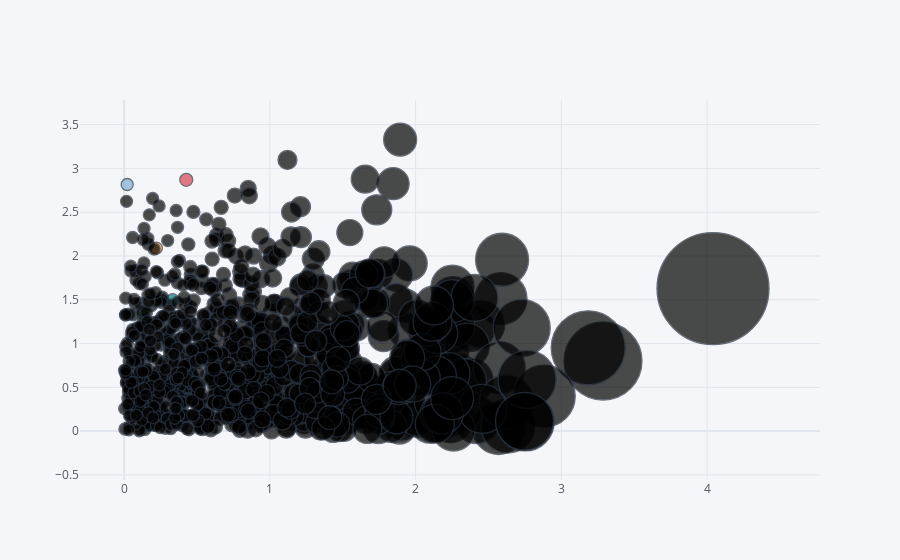

Notebook code cell kept with this figure:
### Code cell
df2.iplot(kind='bubble', x='alfa', y='beta', size='gama')

### Figure 1 — Plotly figure (JSON) as saved in the notebook; plotly's stock layout.template omitted (floating-point values rounded to 4 significant figures; data arrays with more than 128 entries replaced by an {"elided": "..."} marker saying what was removed)
{"data": [{"marker": {"color": ["rgb(255, 153, 51)", "rgb(55, 128, 191)", "rgb(50, 171, 96)", "rgb(128, 0, 128)", "rgb(219, 64, 82)", "rgb(0, 128, 128)", "rgb(255, 255, 51)", "rgb(128, 128, 0)", "rgb(251, 128, 114)", "rgb(128, 177, 211)"], "line": {"width": 1.3}, "size": {"elided": "1000 int values"}, "symbol": "circle"}, "mode": "markers", "text": "", "x": {"elided": "1000 float values"}, "y": {"elided": "1000 float values"}, "type": "scatter"}], "layout": {"legend": {"bgcolor": "#F5F6F9", "font": {"color": "#4D5663"}}, "paper_bgcolor": "#F5F6F9", "plot_bgcolor": "#F5F6F9", "title": {"font": {"color": "#4D5663"}}, "xaxis": {"gridcolor": "#E1E5ED", "showgrid": true, "tickfont": {"color": "#4D5663"}, "title": {"font": {"color": "#4D5663"}, "text": ""}, "zerolinecolor": "#E1E5ED"}, "yaxis": {"gridcolor": "#E1E5ED", "showgrid": true, "tickfont": {"color": "#4D5663"}, "title": {"font": {"color": "#4D5663"}, "text": ""}, "zerolinecolor": "#E1E5ED"}}}
